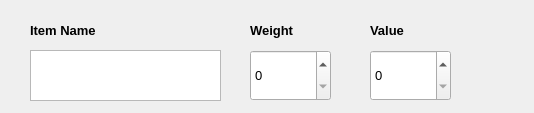
<?xml version="1.0" encoding="UTF-8"?>
<ui version="4.0">
 <class>Items</class>
 <widget class="QWidget" name="Items">
  <property name="geometry">
   <rect>
    <x>0</x>
    <y>0</y>
    <width>534</width>
    <height>113</height>
   </rect>
  </property>
  <property name="windowTitle">
   <string>Form</string>
  </property>
  <widget class="QTextEdit" name="textEdit">
   <property name="geometry">
    <rect>
     <x>30</x>
     <y>50</y>
     <width>191</width>
     <height>51</height>
    </rect>
   </property>
   <property name="font">
    <font>
     <family>Segoe UI</family>
     <pointsize>10</pointsize>
    </font>
   </property>
   <property name="inputMethodHints">
    <set>Qt::ImhNone</set>
   </property>
   <property name="readOnly">
    <bool>false</bool>
   </property>
  </widget>
  <widget class="QSpinBox" name="spinWeight">
   <property name="geometry">
    <rect>
     <x>250</x>
     <y>50</y>
     <width>81</width>
     <height>51</height>
    </rect>
   </property>
   <property name="font">
    <font>
     <family>Segoe UI</family>
     <pointsize>10</pointsize>
    </font>
   </property>
   <property name="readOnly">
    <bool>false</bool>
   </property>
  </widget>
  <widget class="QSpinBox" name="spinValue">
   <property name="geometry">
    <rect>
     <x>370</x>
     <y>50</y>
     <width>81</width>
     <height>51</height>
    </rect>
   </property>
   <property name="font">
    <font>
     <family>Segoe UI</family>
     <pointsize>10</pointsize>
    </font>
   </property>
   <property name="readOnly">
    <bool>false</bool>
   </property>
  </widget>
  <widget class="QLabel" name="label">
   <property name="geometry">
    <rect>
     <x>30</x>
     <y>20</y>
     <width>111</width>
     <height>21</height>
    </rect>
   </property>
   <property name="font">
    <font>
     <family>Segoe UI</family>
     <pointsize>10</pointsize>
     <weight>75</weight>
     <bold>true</bold>
    </font>
   </property>
   <property name="styleSheet">
    <string notr="true">font-weight: bold;</string>
   </property>
   <property name="text">
    <string>Item Name</string>
   </property>
  </widget>
  <widget class="QLabel" name="label_2">
   <property name="geometry">
    <rect>
     <x>250</x>
     <y>20</y>
     <width>71</width>
     <height>21</height>
    </rect>
   </property>
   <property name="font">
    <font>
     <family>Segoe UI</family>
     <pointsize>10</pointsize>
     <weight>75</weight>
     <bold>true</bold>
    </font>
   </property>
   <property name="styleSheet">
    <string notr="true">font-weight: bold;</string>
   </property>
   <property name="text">
    <string>Weight</string>
   </property>
  </widget>
  <widget class="QLabel" name="label_3">
   <property name="geometry">
    <rect>
     <x>370</x>
     <y>20</y>
     <width>71</width>
     <height>21</height>
    </rect>
   </property>
   <property name="font">
    <font>
     <family>Segoe UI</family>
     <pointsize>10</pointsize>
     <weight>75</weight>
     <bold>true</bold>
    </font>
   </property>
   <property name="styleSheet">
    <string notr="true">font-weight: bold;</string>
   </property>
   <property name="text">
    <string>Value</string>
   </property>
  </widget>
 </widget>
 <resources/>
 <connections/>
</ui>
